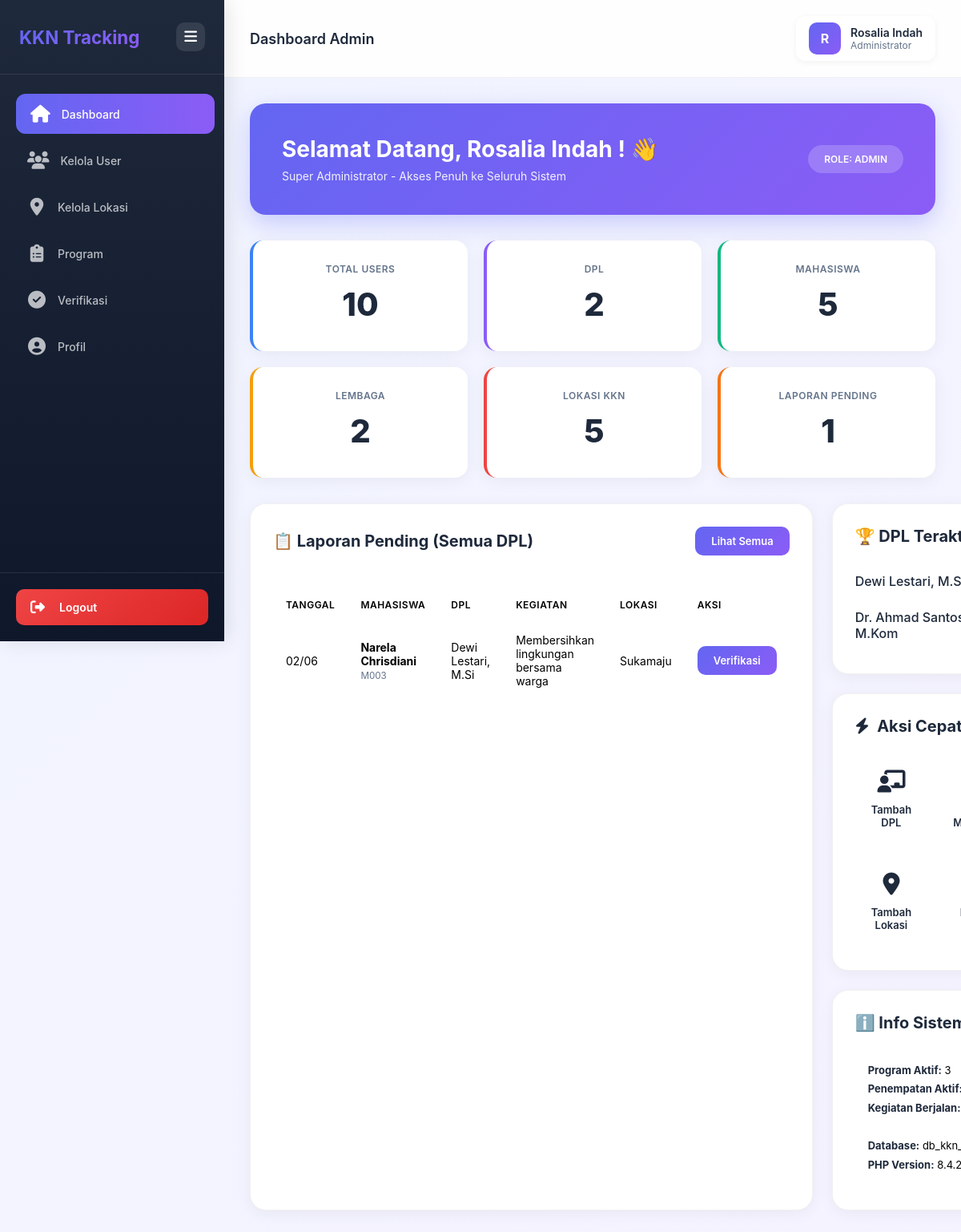
Page /Admin/dashboard.php (signed in) on the committed database.
### tables this page shows
CREATE TABLE `laporan` (
  `id` int NOT NULL AUTO_INCREMENT,
  `kegiatan_id` int NOT NULL,
  `jenis_laporan` enum('harian','mingguan','bulanan','akhir') NOT NULL,
  `tanggal_laporan` date NOT NULL,
  `uraian_kegiatan` text NOT NULL,
  `capaian` text,
  `kendala_lapangan` text,
  `dampak_sosial` text,
  `rekomendasi` text,
  `ttd_digital` varchar(255) DEFAULT NULL,
  `status_verifikasi` enum('pending','disetujui','revisi') DEFAULT 'pending',
  `catatan_dpl` text,
  `verified_at` timestamp NULL DEFAULT NULL,
  `verified_by` int DEFAULT NULL,
  `created_at` timestamp NOT NULL DEFAULT CURRENT_TIMESTAMP,
  `file_pdf` varchar(255) DEFAULT NULL,
  PRIMARY KEY (`id`),
  KEY `verified_by` (`verified_by`),
  KEY `idx_kegiatan` (`kegiatan_id`),
  KEY `idx_status` (`status_verifikasi`),
  KEY `idx_tanggal` (`tanggal_laporan`),
  CONSTRAINT `laporan_ibfk_1` FOREIGN KEY (`kegiatan_id`) REFERENCES `kegiatan` (`id`) ON DELETE CASCADE,
  CONSTRAINT `laporan_ibfk_2` FOREIGN KEY (`verified_by`) REFERENCES `users` (`id`) ON DELETE SET NULL
);

CREATE TABLE `users` (
  `id` int NOT NULL AUTO_INCREMENT,
  `npm_nip` varchar(20) NOT NULL,
  `nama` varchar(100) NOT NULL,
  `email` varchar(100) NOT NULL,
  `password` varchar(255) NOT NULL,
  `role` enum('admin','dpl','mahasiswa','lembaga') NOT NULL,
  `lokasi_id` int DEFAULT NULL,
  `created_at` timestamp NOT NULL DEFAULT CURRENT_TIMESTAMP,
  PRIMARY KEY (`id`),
  UNIQUE KEY `npm_nip` (`npm_nip`),
  UNIQUE KEY `email` (`email`),
  KEY `idx_role` (`role`),
  KEY `idx_npm_nip` (`npm_nip`)
);

CREATE TABLE `kegiatan` (
  `id` int NOT NULL AUTO_INCREMENT,
  `penempatan_id` int NOT NULL,
  `judul_kegiatan` varchar(200) NOT NULL,
  `jenis_kegiatan` enum('sosialisasi','pelatihan','pembangunan','pendampingan','penyuluhan','lainnya') NOT NULL,
  `tanggal_kegiatan` date NOT NULL,
  `lokasi_kegiatan` varchar(150) DEFAULT NULL,
  `peserta_count` int DEFAULT '0',
  `deskripsi` text NOT NULL,
  `indikator_capaian` text,
  `kendala` text,
  `solusi` text,
  `dokumentasi_foto` varchar(255) DEFAULT NULL,
  `status` enum('direncanakan','berjalan','selesai') DEFAULT 'direncanakan',
  `created_at` timestamp NOT NULL DEFAULT CURRENT_TIMESTAMP,
  PRIMARY KEY (`id`),
  KEY `idx_penempatan` (`penempatan_id`),
  KEY `idx_tanggal` (`tanggal_kegiatan`),
  KEY `idx_status` (`status`),
  CONSTRAINT `kegiatan_ibfk_1` FOREIGN KEY (`penempatan_id`) REFERENCES `penempatan` (`id`) ON DELETE CASCADE
);

CREATE TABLE `lokasi` (
  `id` int NOT NULL AUTO_INCREMENT,
  `nama_desa` varchar(100) NOT NULL,
  `kecamatan` varchar(50) NOT NULL,
  `kabupaten` varchar(50) NOT NULL,
  `provinsi` varchar(50) NOT NULL,
  `alamat_detail` text,
  `koordinat_lat` decimal(10,8) DEFAULT NULL,
  `koordinat_long` decimal(11,8) DEFAULT NULL,
  `nama_pemdes` varchar(100) DEFAULT NULL,
  `kontak_pemdes` varchar(15) DEFAULT NULL,
  `created_at` timestamp NOT NULL DEFAULT CURRENT_TIMESTAMP,
  PRIMARY KEY (`id`),
  KEY `idx_desa` (`nama_desa`),
  KEY `idx_kecamatan` (`kecamatan`,`kabupaten`)
);

### Admin/dashboard.php (the view, shortened to what this page needs)
<?php
$database = new Database();
$pdo = $database->getConnection();
$stmt = $pdo->query("SELECT role, COUNT(*) as total FROM users GROUP BY role");
$role_stats = [];
while ($row = $stmt->fetch(PDO::FETCH_ASSOC)) {
    $role_stats[$row['role']] = $row['total'];
}
$total_lokasi = $pdo->query("SELECT COUNT(*) FROM lokasi")->fetchColumn();
$total_program = $pdo->query("SELECT COUNT(*) FROM program_kkn WHERE status = 'aktif'")->fetchColumn();
$total_penempatan = $pdo->query("SELECT COUNT(*) FROM penempatan WHERE status = 'aktif'")->fetchColumn();
$kegiatan_berjalan = $pdo->query("SELECT COUNT(*) FROM kegiatan WHERE status = 'berjalan'")->fetchColumn();
$laporan_pending = $pdo->query("SELECT COUNT(*) FROM laporan WHERE status_verifikasi = 'pending'")->fetchColumn();
$stmt = $pdo->query("
    SELECT
        l.id, l.tanggal_laporan, l.jenis_laporan, l.status_verifikasi,
        u.nama as nama_mahasiswa, u.npm_nip,
        dpl.nama as nama_dpl,
        k.judul_kegiatan,
        lok.nama_desa
    FROM laporan l
    JOIN kegiatan k ON l.kegiatan_id = k.id
    JOIN penempatan p ON k.penempatan_id = p.id
    JOIN users u ON p.mahasiswa_id = u.id
    JOIN users dpl ON p.dpl_id = dpl.id
    JOIN lokasi lok ON p.lokasi_id = lok.id
    WHERE l.status_verifikasi = 'pending'
    ORDER BY l.created_at DESC
    LIMIT 10
");
$laporan_list = $stmt->fetchAll(PDO::FETCH_ASSOC);
$stmt = $pdo->query("
    SELECT u.nama, COUNT(p.id) as total_mahasiswa
    FROM users u
    LEFT JOIN penempatan p ON u.id = p.dpl_id AND p.status = 'aktif'
    WHERE u.role = 'dpl'
    GROUP BY u.id
    ORDER BY total_mahasiswa DESC
    LIMIT 5
");
$top_dpl = $stmt->fetchAll(PDO::FETCH_ASSOC);
?>
<!DOCTYPE html>
<html lang="id">
<head>
</head>
<body>
<link rel="stylesheet" href="https://cdnjs.cloudflare.com/ajax/libs/font-awesome/6.5.1/css/all.min.css">
<aside class="sidebar" id="sidebar">
    <div class="sidebar-header">
        <div class="sidebar-brand">KKN Tracking</div>
        <button class="toggle-btn" onclick="toggleSidebar()" title="Toggle Menu">
            <i class="fa-solid fa-bars"></i>
        </button>
    </div>
    <nav class="sidebar-menu">
        <a href="dashboard.php" class="menu-item active">
            <span class="menu-icon">
                <i class="fa-solid fa-house"></i>
            </span>
            <span class="menu-text">Dashboard</span>
        </a>
        <a href="kelola_user.php" class="menu-item">
            <span class="menu-icon">
                <i class="fa-solid fa-users"></i>
            </span>
            <span class="menu-text">Kelola User</span>
        </a>
        <a href="kelola_lokasi.php" class="menu-item">
            <span class="menu-icon">
                <i class="fa-solid fa-location-dot"></i>
            </span>
            <span class="menu-text">Kelola Lokasi</span>
        </a>
        <a href="kelola_program.php" class="menu-item">
            <span class="menu-icon">
                <i class="fa-solid fa-clipboard-list"></i>
            </span>
            <span class="menu-text">Program</span>
        </a>
        <a href="verifikasi_laporan.php" class="menu-item">
            <span class="menu-icon">
                <i class="fa-solid fa-circle-check"></i>
            </span>
            <span class="menu-text">Verifikasi</span>
        </a>
        <a href="profil.php" class="menu-item">
            <span class="menu-icon">
                <i class="fa-solid fa-circle-user"></i>
            </span>
            <span class="menu-text">Profil</span>
        </a>
    </nav>
    <div class="sidebar-footer">
        <a href="../logout.php" class="logout-btn">
            <span class="logout-icon">
                <i class="fa-solid fa-right-from-bracket"></i>
            </span>
            <span class="logout-text">Logout</span>
        </a>
    </div>
</aside>
    <main class="main-content">
        <div class="top-bar">
            <div class="page-title">Dashboard Admin</div>
            <div class="user-info">
                <div class="user-avatar"><?= strtoupper(substr($_SESSION['nama'], 0, 1)) ?></div>
                <div class="user-details">
                    <div class="user-name"><?= htmlspecialchars($_SESSION['nama']) ?></div>
                    <div class="user-role">Administrator</div>
                </div>
            </div>
        </div>
        <div class="container">
            <div class="welcome-card">
                <div class="welcome-content">
                    <h1>Selamat Datang, <?= htmlspecialchars($_SESSION['nama']) ?>! 👋</h1>
                    <p>Super Administrator - Akses Penuh ke Seluruh Sistem</p>
                </div>
                <div class="welcome-badge">ROLE: ADMIN</div>
            </div>
            <div class="stats">
                <div class="stat-card users">
                    <p>Total Users</p>
                    <h3><?= array_sum($role_stats) ?></h3>
                </div>
                <div class="stat-card dpl">
                    <p>DPL</p>
                    <h3><?= $role_stats['dpl'] ?? 0 ?></h3>
                </div>
                <div class="stat-card mahasiswa">
                    <p>Mahasiswa</p>
                    <h3><?= $role_stats['mahasiswa'] ?? 0 ?></h3>
                </div>
                <div class="stat-card lembaga">
                    <p>Lembaga</p>
                    <h3><?= $role_stats['lembaga'] ?? 0 ?></h3>
                </div>
                <div class="stat-card lokasi">
                    <p>Lokasi KKN</p>
                    <h3><?= $total_lokasi ?></h3>
                </div>
                <div class="stat-card pending">
                    <p>Laporan Pending</p>
                    <h3><?= $laporan_pending ?></h3>
                </div>
            </div>
            <div class="grid-2">
                <div class="section">
                    <div class="section-header">
                        <h2 class="section-title">📋 Laporan Pending (Semua DPL)</h2>
                        <a href="verifikasi_laporan.php" class="btn">Lihat Semua</a>
                    </div>
                    <?php if (count($laporan_list) > 0): ?>
                    <div class="table-responsive">
                        <table>
                            <thead>
                                <tr>
                                    <th>Tanggal</th>
                                    <th>Mahasiswa</th>
                                    <th>DPL</th>
                                    <th>Kegiatan</th>
                                    <th>Lokasi</th>
                                    <th>Aksi</th>
                                </tr>
                            </thead>
                            <tbody>
                                <?php foreach ($laporan_list as $l): ?>
                                <tr>
                                    <td><?= date('d/m', strtotime($l['tanggal_laporan'])) ?></td>
                                    <td>
                                        <strong><?= htmlspecialchars($l['nama_mahasiswa']) ?></strong><br>
                                        <small style="color:var(--gray);"><?= $l['npm_nip'] ?></small>
                                    </td>
                                    <td><?= htmlspecialchars($l['nama_dpl']) ?></td>
                                    <td><?= htmlspecialchars($l['judul_kegiatan']) ?></td>
                                    <td><?= htmlspecialchars($l['nama_desa']) ?></td>
                                    <td>
                                        <a href="verifikasi_laporan.php?detail=<?= $l['id'] ?>" class="btn">Verifikasi</a>
                                    </td>
                                </tr>
                                <?php endforeach; ?>
                            </tbody>
                        </table>
                    </div>
                    <?php endif; ?>
                </div>
                <div>
                    <div class="section">
                        <h2 class="section-title" style="margin-bottom:20px;">🏆 DPL Teraktif</h2>
                        <?php if (count($top_dpl) > 0): ?>
                            <?php foreach ($top_dpl as $i => $dpl): ?>
                            <div class="dpl-item">
                                <span class="dpl-name"><?= htmlspecialchars($dpl['nama']) ?></span>
                            </div>
                            <?php endforeach; ?>
                        <?php else: ?>
                            <p style="color:var(--gray); font-size:13px;">Belum ada data DPL</p>
                        <?php endif; ?>
                    </div>
<link rel="stylesheet" href="https://cdnjs.cloudflare.com/ajax/libs/font-awesome/6.5.1/css/all.min.css">
<div class="section">
    <h2 class="section-title" style="margin-bottom:20px;">
        <i class="fa-solid fa-bolt"></i> Aksi Cepat
    </h2>
    <div class="quick-actions">
        <a href="kelola_user.php?role=dpl" class="action-btn">
            <div class="icon">
                <i class="fa-solid fa-chalkboard-user"></i>
            </div>
            <span>Tambah DPL</span>
        </a>
        <a href="kelola_user.php?role=mahasiswa" class="action-btn">
            <span>Tambah Mahasiswa</span>
        </a>
        <a href="kelola_lokasi.php" class="action-btn">
            <div class="icon">
                <i class="fa-solid fa-location-dot"></i>
            </div>
            <span>Tambah Lokasi</span>
        </a>
        <a href="kelola_program.php" class="action-btn">
            <span>Program Baru</span>
        </a>
    </div>
</div>
                    <div class="section">
                        <h2 class="section-title" style="margin-bottom:20px;">ℹ️ Info Sistem</h2>
                        <div class="info-box">
                            <div><strong>Program Aktif:</strong> <?= $total_program ?></div>
                            <div><strong>Penempatan Aktif:</strong> <?= $total_penempatan ?></div>
                            <div><strong>Kegiatan Berjalan:</strong> <?= $kegiatan_berjalan ?></div>
                            <div style="margin-top:12px; padding-top:12px; border-top:1px solid var(--gray-200);">
                                <strong>Database:</strong> db_kkn_tracking<br>
                                <strong>PHP Version:</strong> <?= phpversion() ?>
                            </div>
                        </div>
                    </div>
                </div>
            </div>
        </div>
    </main>
</body>
</html>

### rows in the picture
laporan: tanggal_laporan "02/06", users.nama "Narela Chrisdiani", users.npm_nip "M003", users.nama "Dewi Lestari, M.Si", kegiatan.judul_kegiatan "Membersihkan lingkungan bersama warga", lokasi.nama_desa "Sukamaju"

### other values in the picture
substr($_SESSION['nama'], 0, 1) "R"
$_SESSION['nama'] "Rosalia Indah"
array_sum($role_stats) "10"
$role_stats['dpl'] "2"
$role_stats['mahasiswa'] "5"
$role_stats['lembaga'] "2"
$total_lokasi "5"
$laporan_pending "1"
$dpl['nama'] "Dewi Lestari,…"
$total_program "3"
